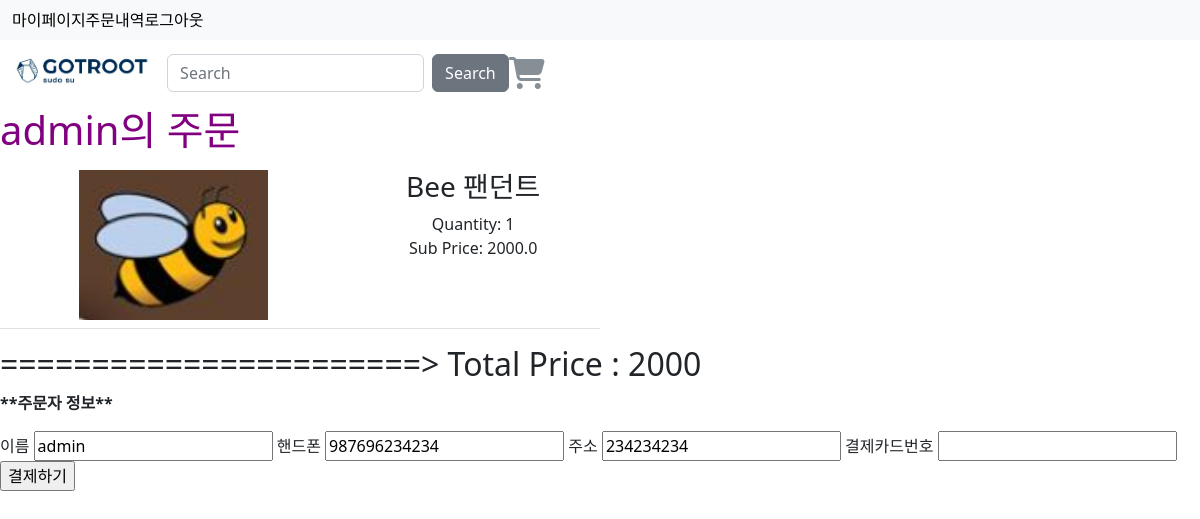
Page /order/detail/ (signed in) on the earlier database version.
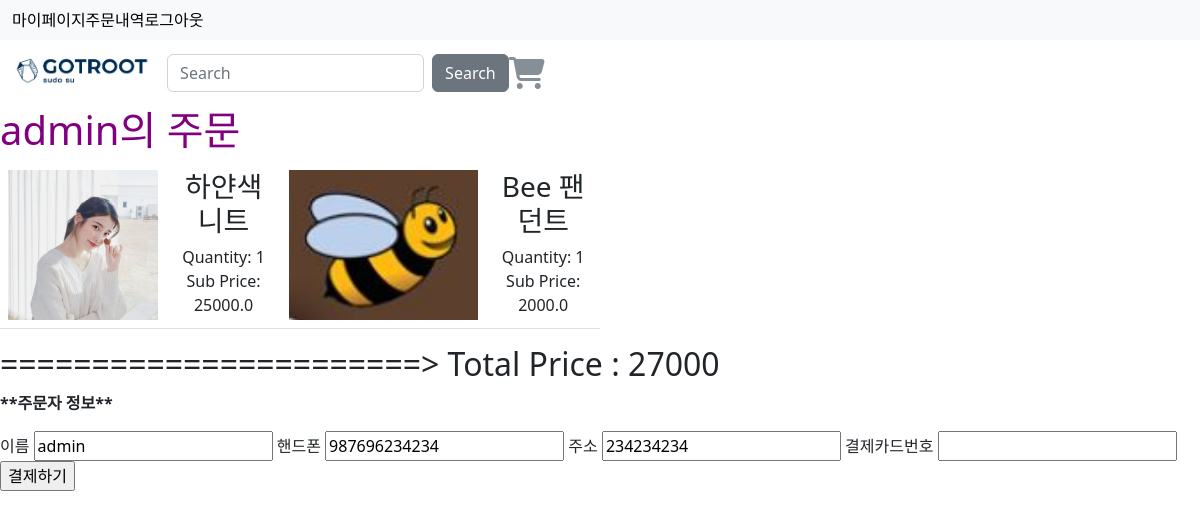
Same page on the later database version.
### cart/models.py (models this page shows, shortened)
class CartItem(models.Model) :
    product = models.ForeignKey('shop.Product', on_delete=models.CASCADE)
    quantity = models.IntegerField(default=1)
    active = models.BooleanField(default=True)
    cart = models.ForeignKey(Cart, on_delete=models.CASCADE)
    @property
    def get_sub_total(self):
        return self.quantity * self.product.price

class Cart(models.Model) :
    user = models.ForeignKey('user.User', on_delete=models.CASCADE, null=True)
    date_added = models.DateField(auto_now_add=True)
    @property
    def get_active_items(self):
        return self.cartitem_set.filter(cart=self, active=True)
    @property
    def get_cart_total(self):
        cartitems = self.get_active_items
        total = 0
        for item in cartitems:
            total += item.get_sub_total
        return total

### shop/models.py (models this page shows, shortened)
class Product(models.Model):
    name = models.CharField(max_length=100)
    content = models.TextField(max_length=1000)
    category = models.ForeignKey(Category, on_delete=models.CASCADE)
    stock = models.PositiveIntegerField()
    price = models.FloatField()
    created_at = models.DateTimeField(auto_now_add=True)
    modified_at = models.DateTimeField(auto_now=True)
    deleted_at = models.DateTimeField(null=True, blank=True)
    @property
    def get_product_image(self):
        try:
            image = self.productimage_set.get(product=self, is_represent=True)
            return image.image.url
        except:
            random_image = choice(ProductImage.objects.filter(product=self))
            return random_image.image.url

class ProductImage(models.Model):
    product = models.ForeignKey(Product, on_delete=models.CASCADE)
    is_represent = models.BooleanField(default=False)
    image = models.ImageField(upload_to=product_image_path)

### user/models.py (models this page shows, shortened)
class User(AbstractUser):
    email = models.EmailField(unique=True, null=False, max_length=255, verbose_name="이메일")
    username = models.CharField(unique=True, null=False, max_length=20, verbose_name="이름")
    phone_number = models.CharField(blank=True, max_length=255, verbose_name="핸드폰")
    address = models.CharField(blank=True, max_length=255, verbose_name="주소")
    gender = models.CharField(blank=True, choices=GENDER_CHOICES, max_length=255)
    is_active = models.BooleanField(default=True)
    is_staff = models.BooleanField(default=False)
    is_superuser = models.BooleanField(default=False)
    objects = UserManager()
    USERNAME_FIELD = 'email' #email로 구분
    REQUIRED_FIELDS = ['username']

### order/views.py (the view)
# urls.py: path('detail/', views.order_cart, name='order_cart'),
def order_cart(request):
    user = request.user
    cart = Cart.objects.get(user=request.user)
    if cart.get_active_items.count() == 0:
        return render(request, 'cart/index.html', {'cart': cart, 'error_message': "주문 가능한 상품이 없습니다"})
    for item in cart.get_active_items:
        if item.product.stock - item.quantity < 0:
            return render(request, 'cart/index.html', {'cart': cart, 'error_message': item.product.name + "의 재고가 없습니다"})
    if request.method == 'GET':
        form = OrderUserChangeForm(instance=user)
    elif request.method == 'POST':
        form = OrderUserChangeForm(request.POST, instance=user)
        if form.is_valid():
            form.save()
            return redirect('order:order_final')
    return render(request, 'order/detail.html', {'cart':cart, 'form': form, 'user': user})

### order/forms.py
class OrderUserChangeForm(UserChangeForm):
    password = None
    class Meta:
        model = OrderUser
        fields = ['username', 'phone_number', 'address', 'card_number']

### order/templates/order/detail.html (shortened to what this page needs)
{% extends "order/base.html" %}
{% block content %}
    <h1 style="color: purple;"> {{ user.username }}의 주문 </h1>
    <div class="col-12 col-sm-12 col-md-12 col-lg-6 text-center">
        <table class="table my_custom_table">
            <tbody>
                <tr>
                {% for item in cart.get_active_items %}
                    <td>
                        <img src="{{ item.product.get_product_image }}" alt="" class="float-left" style="width: auto; height: 150px;">
                    </td>
                    <td class="text-left">
                        <h3>{{ item.product.name }}</h3>
                        Quantity: {{ item.quantity }}<br>
                        Sub Price: {{ item.get_sub_total }}
                    </td>
                {% endfor %}
                </tr>
            </tbody>
        </table>
    </div>
    <h2>=======================> Total Price : {{ cart.get_cart_total|floatformat }}</h2>
    <div class="auth">
        <p><b>**주문자 정보**</b></p>
        <form action="{% url 'order:order_cart' %}" method="post">
            {% for field in form %}
                {{ field.label }}
                {{ field }}
            {% endfor %}
            <input type="submit" value="결제하기">
        </form>
    </div>
{% endblock content %}

Differences in the rows shown:
added CartItem: product.get_product_image (picture), product.name "하얀색 니트", quantity "1", get_sub_total "25000.0"
computed for Cart: get_cart_total "2000" → "27000"
